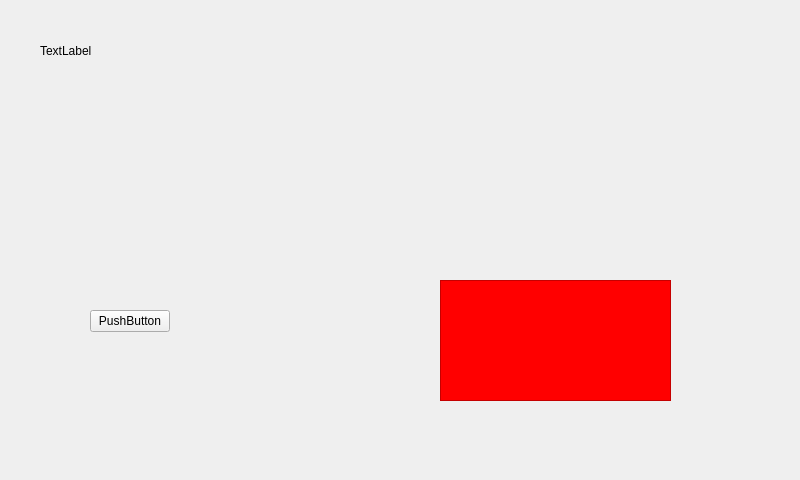
<?xml version="1.0" encoding="UTF-8"?>
<ui version="4.0">
 <class>MainWindow</class>
 <widget class="QMainWindow" name="MainWindow">
  <property name="geometry">
   <rect>
    <x>0</x>
    <y>0</y>
    <width>800</width>
    <height>480</height>
   </rect>
  </property>
  <property name="windowTitle">
   <string>MainWindow</string>
  </property>
  <widget class="QWidget" name="centralWidget">
   <widget class="QFrame" name="frame">
    <property name="geometry">
     <rect>
      <x>440</x>
      <y>280</y>
      <width>231</width>
      <height>121</height>
     </rect>
    </property>
    <property name="styleSheet">
     <string notr="true">background-color: rgb(255, 0, 0);</string>
    </property>
    <property name="frameShape">
     <enum>QFrame::StyledPanel</enum>
    </property>
    <property name="frameShadow">
     <enum>QFrame::Raised</enum>
    </property>
   </widget>
   <widget class="QPushButton" name="pushButton">
    <property name="geometry">
     <rect>
      <x>90</x>
      <y>310</y>
      <width>80</width>
      <height>22</height>
     </rect>
    </property>
    <property name="text">
     <string>PushButton</string>
    </property>
   </widget>
   <widget class="QLabel" name="label">
    <property name="geometry">
     <rect>
      <x>40</x>
      <y>10</y>
      <width>561</width>
      <height>81</height>
     </rect>
    </property>
    <property name="text">
     <string>TextLabel</string>
    </property>
   </widget>
  </widget>
 </widget>
 <layoutdefault spacing="6" margin="11"/>
 <resources/>
 <connections/>
</ui>
